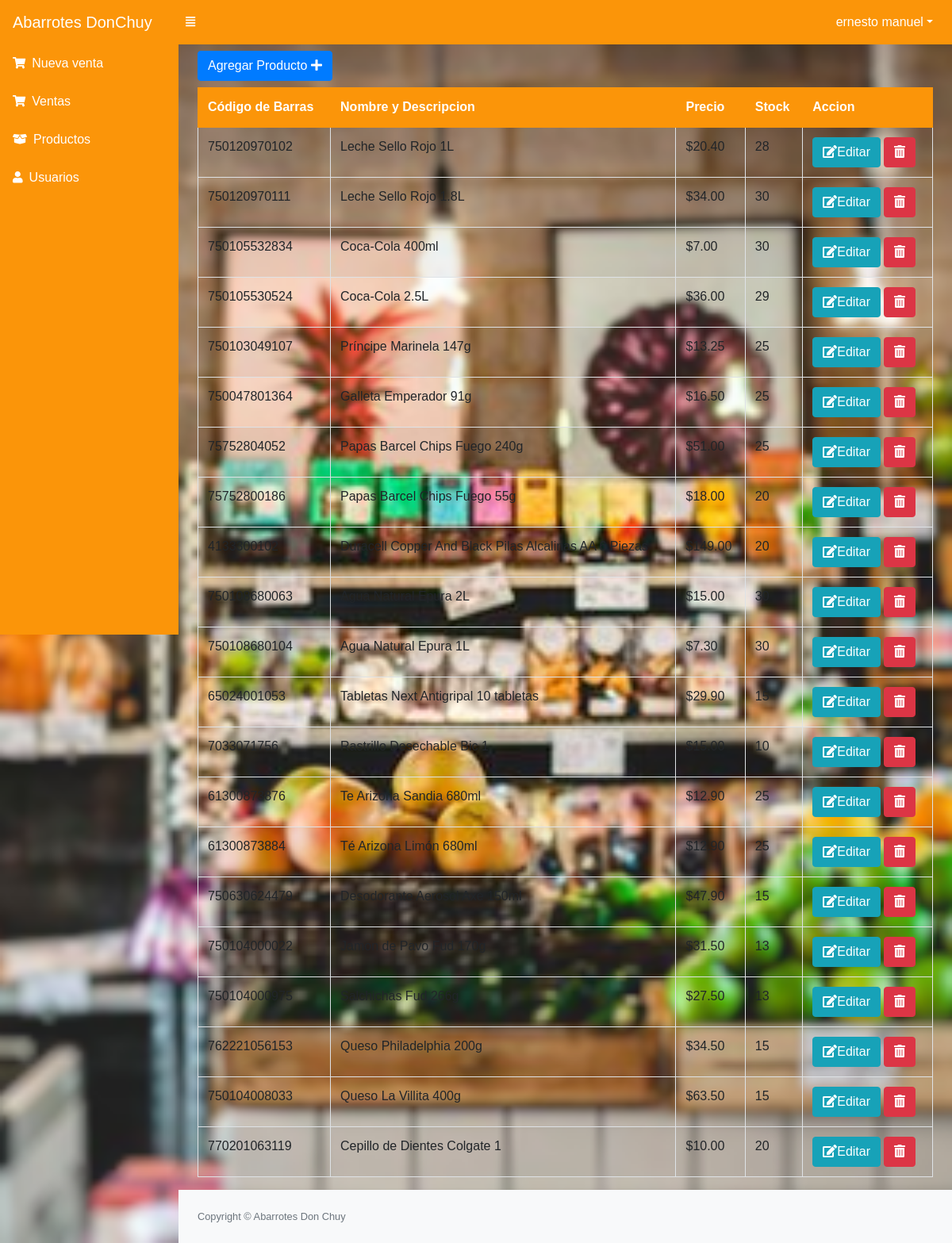
Page /src/productos.php (signed in) on the committed database.
### tables this page shows
CREATE TABLE `producto` (
  `codproducto` int(11) NOT NULL,
  `codigo` varchar(20) NOT NULL,
  `descripcion` varchar(200) NOT NULL,
  `precio` decimal(10,2) NOT NULL,
  `existencia` int(11) NOT NULL,
  `usuario_id` int(11) NOT NULL,
  `estado` int(11) NOT NULL DEFAULT 1
);

### src/productos.php (the view, shortened to what this page needs)
<?php include_once "includes/header.php";
   ?>
<button class="btn btn-primary mb-2" type="button" data-toggle="modal" data-target="#nuevo_producto">Agregar Producto <i class="fas fa-plus"></i></button>
<div class="table-responsive">
    <table class="table table-striped table-bordered" id="tbl">
        <thead class="thead-dark">
            <tr>
                <th>Código de Barras</th>
                <th>Nombre y Descripcion</th>
                <th>Precio</th>
                <th>Stock</th>
                <th>Accion</th>
            </tr>
        </thead>
        <tbody>
            <?php
               include "../conexion.php";
               $query = mysqli_query($conexion, "SELECT * FROM producto");
               $result = mysqli_num_rows($query);
               if ($result > 0) {
                   while ($data = mysqli_fetch_assoc($query)) {
               ?>
                    <tr>
                        <td><?php echo $data['codigo']; ?></td>
                        <td><?php echo $data['descripcion']; ?></td>
                        <td>$<?php echo $data['precio']; ?></td>
                        <td><?php echo $data['existencia']; ?></td>
                        <td>
                            <?php if ($data['estado'] == 1) { ?>
                                <a href="editar_producto.php?id=<?php echo $data['codproducto']; ?>" class="btn btn-info"><i class="fas fa-edit"></i>Editar</a>
                                <form action="eliminar_producto.php?id=<?php echo $data['codproducto']; ?>" method="post" class="confirmar d-inline">
                                    <button class="btn btn-danger" type="submit"><i class='fas fa-trash-alt'></i> </button>
                                </form>
                            <?php } ?>
                        </td>
                    </tr>
            <?php }
               } ?>
        </tbody>
    </table>
</div>
<?php include_once "includes/footer.php"; ?>

### src/includes/header.php (style rules this page uses)
body { margin: 0; padding: 0; background: url(assets/img/desen.png); background-size: cover; background-position: center; font-family: sans-serif; }

### rows in the picture
producto: codigo "750120970102", descripcion "Leche Sello Rojo 1L", precio "20.40", existencia "28"
producto: codigo "750120970111", descripcion "Leche Sello Rojo 1.8L", precio "34.00", existencia "30"
producto: codigo "750105532834", descripcion "Coca-Cola 400ml", precio "7.00", existencia "30"
producto: codigo "750105530524", descripcion "Coca-Cola 2.5L", precio "36.00", existencia "29"
producto: codigo "750103049107", descripcion "Príncipe Marinela 147g", precio "13.25", existencia "25"
producto: codigo "750047801364", descripcion "Galleta Emperador 91g", precio "16.50", existencia "25"
producto: codigo "75752804052", descripcion "Papas Barcel Chips Fuego 240g", precio "51.00", existencia "25"
producto: codigo "75752800186", descripcion "Papas Barcel Chips Fuego 55g", precio "18.00", existencia "20"
producto: codigo "4133300102", descripcion "Duracell Copper And Black Pilas Alcalinas AA 6 Piezas", precio "149.00", existencia "20"
producto: codigo "750108680063", descripcion "Agua Natural Epura 2L", precio "15.00", existencia "30"
producto: codigo "750108680104", descripcion "Agua Natural Epura 1L", precio "7.30", existencia "30"
producto: codigo "65024001053", descripcion "Tabletas Next Antigripal 10 tabletas", precio "29.90", existencia "15"
producto: codigo "7033071756", descripcion "Rastrillo Desechable Bic 1", precio "15.00", existencia "10"
producto: codigo "61300873876", descripcion "Te Arizona Sandia 680ml", precio "12.90", existencia "25"
producto: codigo "61300873884", descripcion "Té Arizona Limón 680ml", precio "12.90", existencia "25"
producto: codigo "750630624479", descripcion "Desodorante Aerosol Axe 150ml", precio "47.90", existencia "15"
producto: codigo "750104000022", descripcion "Jamon de Pavo Fud 170g", precio "31.50", existencia "13"
producto: codigo "750104000975", descripcion "Salchichas Fud 266g", precio "27.50", existencia "13"
producto: codigo "762221056153", descripcion "Queso Philadelphia 200g", precio "34.50", existencia "15"
producto: codigo "750104008033", descripcion "Queso La Villita 400g", precio "63.50", existencia "15"
producto: codigo "770201063119", descripcion "Cepillo de Dientes Colgate 1", precio "10.00", existencia "20"

### other values in the picture
$_SESSION['nombre'] "ernesto manuel"
